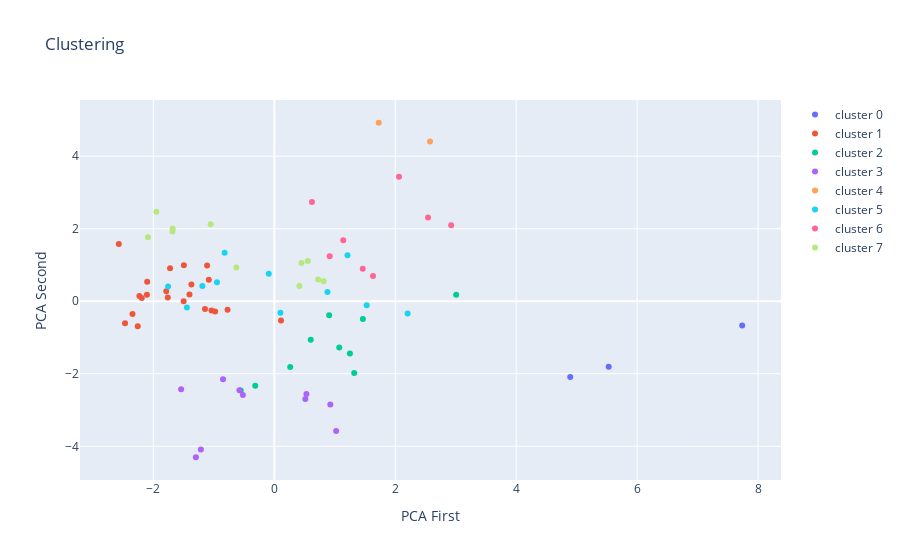

The cell this chart's notebook holds for it:
### Code cell
plot_data = []
for clus in set(data_km['cluster']):
    df = data_km[data_km['cluster'] == clus]
    plot_data.append(go.Scatter(x= df[0], y= df[1], text=df["name"], name = 'cluster ' + str(clus), mode = 'markers'))

layout = go.Layout(xaxis = dict(title='PCA First'), yaxis = dict(title= 'PCA Second'), 
                   title = 'Clustering')
fig = go.Figure(data= plot_data, layout=layout)
plotly.offline.iplot(fig)

### Figure 1 — Plotly figure (JSON) as saved in the notebook; plotly's stock layout.template omitted (floating-point values rounded to 4 significant figures)
{"data": [{"mode": "markers", "name": "cluster 0", "text": ["100% Bran", "All-Bran", "All-Bran with Extra Fiber"], "type": "scatter", "x": [5.53, 4.894, 7.737], "y": [-1.806, -2.092, -0.668]}, {"mode": "markers", "name": "cluster 1", "text": ["Almond Delight", "Apple Cinnamon Cheerios", "Apple Jacks", "Cap'n'Crunch", "Cinnamon Toast Crunch", "Cocoa Puffs", "Corn Pops", "Count Chocula", "Crispy Wheat & Raisins", "Froot Loops", "Frosted Flakes", "Fruity Pebbles", "Golden Crisp", "Golden Grahams", "Honey Graham Ohs", "Honey Nut Cheerios", "Honey-comb", "Lucky Charms", "Nut&Honey Crunch", "Smacks", "Trix", "Wheaties Honey Gold"], "type": "scatter", "x": [-1.146, -1.039, -1.371, -2.468, -2.258, -2.232, -1.495, -2.192, 0.1111, -1.403, -1.724, -1.787, -1.111, -2.106, -2.345, -0.7725, -2.571, -1.762, -1.499, -0.9779, -2.102, -1.083], "y": [-0.2158, -0.2538, 0.4627, -0.6033, -0.6912, 0.1447, 0.9917, 0.09037, -0.5313, 0.1872, 0.908, 0.2781, 0.9864, 0.1823, -0.3526, -0.237, 1.579, 0.1066, -0.002295, -0.2803, 0.5375, 0.5925]}, {"mode": "markers", "name": "cluster 2", "text": ["100% Natural Bran", "Clusters", "Cracklin' Oat Bran", "Great Grains Pecan", "Life", "Muesli Raisins; Dates; & Almonds", "Muesli Raisins; Peaches; & Pecans", "Quaker Oat Squares", "Quaker Oatmeal", "Raisin Nut Bran"], "type": "scatter", "x": [0.263, 0.6026, 1.321, 1.251, 0.9072, -0.3152, -0.5548, 1.465, 3.007, 1.074], "y": [-1.811, -1.062, -1.976, -1.441, -0.384, -2.331, -2.461, -0.4886, 0.1793, -1.276]}, {"mode": "markers", "name": "cluster 3", "text": ["Basic 4", "Fruit & Fibre Dates; Walnuts; and Oats", "Fruitful Bran", "Just Right Fruit & Nut", "Mueslix Crispy Blend", "Nutri-Grain Almond-Raisin", "Oatmeal Raisin Crisp", "Post Nat. Raisin Bran", "Raisin Bran", "Total Raisin Bran"], "type": "scatter", "x": [-0.8481, 0.9266, 0.5316, -1.541, -1.214, -0.5766, -0.5197, 1.022, 0.5133, -1.297], "y": [-2.154, -2.844, -2.558, -2.425, -4.091, -2.451, -2.582, -3.576, -2.693, -4.302]}, {"mode": "markers", "name": "cluster 4", "text": ["Puffed Rice", "Puffed Wheat"], "type": "scatter", "x": [1.727, 2.575], "y": [4.923, 4.405]}, {"mode": "markers", "name": "cluster 5", "text": ["Bran Flakes", "Crispix", "Double Chex", "Grape Nuts Flakes", "Grape-Nuts", "Just Right Crunchy  Nuggets", "Nutri-grain Wheat", "Product 19", "Total Corn Flakes", "Total Whole Grain", "Triples"], "type": "scatter", "x": [2.205, -0.8211, -0.09158, 0.8789, 1.528, -1.446, 1.211, -1.19, -1.756, 0.1011, -0.948], "y": [-0.3376, 1.34, 0.7597, 0.2553, -0.1121, -0.1695, 1.269, 0.4191, 0.4045, -0.3196, 0.5262]}, {"mode": "markers", "name": "cluster 6", "text": ["Cream of Wheat (Quick)", "Frosted Mini-Wheats", "Maypo", "Raisin Squares", "Shredded Wheat", "Shredded Wheat 'n'Bran", "Shredded Wheat spoon size", "Strawberry Fruit Wheats"], "type": "scatter", "x": [0.6228, 1.463, 0.916, 1.633, 2.062, 2.925, 2.543, 1.14], "y": [2.735, 0.8942, 1.243, 0.6979, 3.432, 2.1, 2.31, 1.685]}, {"mode": "markers", "name": "cluster 7", "text": ["Bran Chex", "Cheerios", "Corn Chex", "Corn Flakes", "Kix", "Multi-Grain Cheerios", "Rice Chex", "Rice Krispies", "Special K", "Wheat Chex", "Wheaties"], "type": "scatter", "x": [0.8158, 0.4158, -1.68, -1.052, -2.089, -0.6283, -1.95, -1.684, 0.5535, 0.7263, 0.4494], "y": [0.5494, 0.4199, 2.004, 2.123, 1.763, 0.9331, 2.469, 1.926, 1.109, 0.5997, 1.056]}], "layout": {"title": {"text": "Clustering"}, "xaxis": {"title": {"text": "PCA First"}}, "yaxis": {"title": {"text": "PCA Second"}}}}
